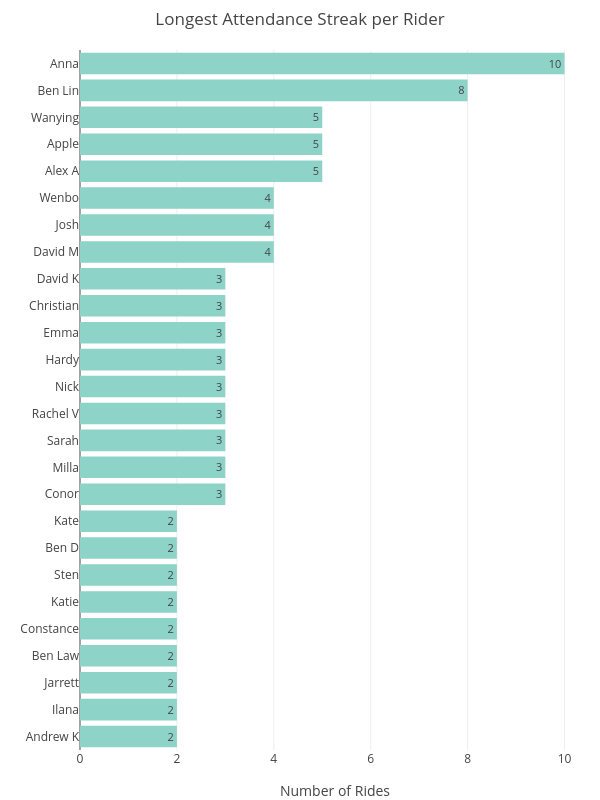

The notebook cell this image was saved under:
### Code cell
fig_streak = px.bar(
    streak_df,
    y="rider",
    x="longest_streak",
    title="Longest Attendance Streak per Rider",
    text_auto=True
)
fig_streak.update_traces(
    textposition="inside",
    textangle=0
)
fig_streak.update_layout(
    title_x=0.5,
    width=600,
    height=800,
    yaxis=dict(title=None, categoryorder='total ascending'),
    xaxis_title='Number of Rides',
    barmode='stack',
)
fig_streak.show()
fig_streak.write_image(f"{year}/attendance_streaks_{year}.png", format="png")
# fig_streak.write_html(f"{year}/attendance_streaks_{year}.html")

### Figure 1 — Plotly figure (JSON) as saved in the notebook; plotly's stock layout.template omitted (floating-point values rounded to 4 significant figures)
{"data": [{"alignmentgroup": "True", "hovertemplate": "longest_streak=%{x}<br>rider=%{y}<extra></extra>", "legendgroup": "", "marker": {"color": "rgb(141,211,199)", "pattern": {"shape": ""}}, "name": "", "offsetgroup": "", "orientation": "h", "showlegend": false, "textangle": 0, "textposition": "inside", "texttemplate": "%{x}", "type": "bar", "x": [10, 8, 5, 5, 5, 4, 4, 4, 3, 3, 3, 3, 3, 3, 3, 3, 3, 2, 2, 2, 2, 2, 2, 2, 2, 2], "xaxis": "x", "y": ["Anna", "Ben Lin", "Alex A", "Apple", "Wanying", "David M", "Josh", "Wenbo", "Conor", "Milla", "Sarah", "Rachel V", "Nick", "Hardy", "Emma", "Christian", "David K", "Andrew K", "Ilana", "Jarrett", "Ben Law", "Constance", "Katie", "Sten", "Ben D", "Kate"], "yaxis": "y"}], "layout": {"barmode": "stack", "height": 800, "legend": {"tracegroupgap": 0}, "title": {"text": "Longest Attendance Streak per Rider", "x": 0.5}, "width": 600, "xaxis": {"anchor": "y", "domain": [0, 1], "title": {"text": "Number of Rides"}}, "yaxis": {"anchor": "x", "categoryorder": "total ascending", "domain": [0, 1], "title": {}}}}
